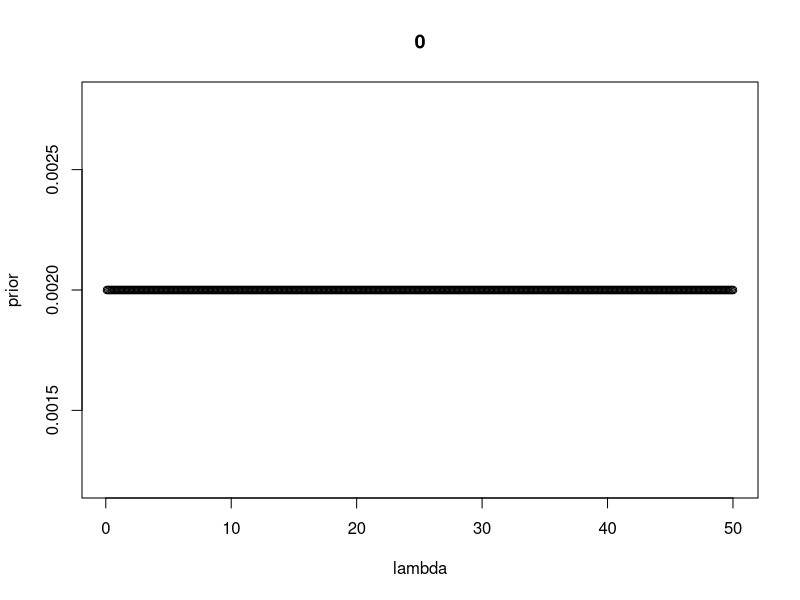
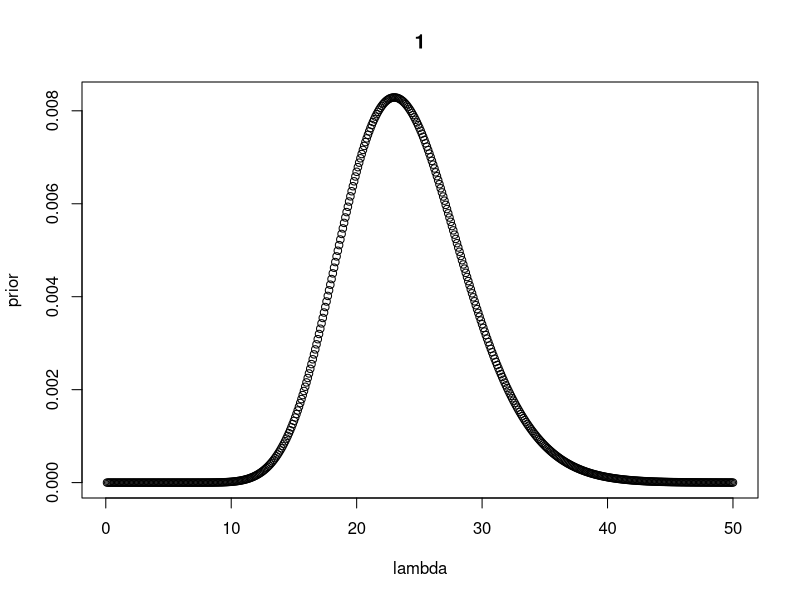
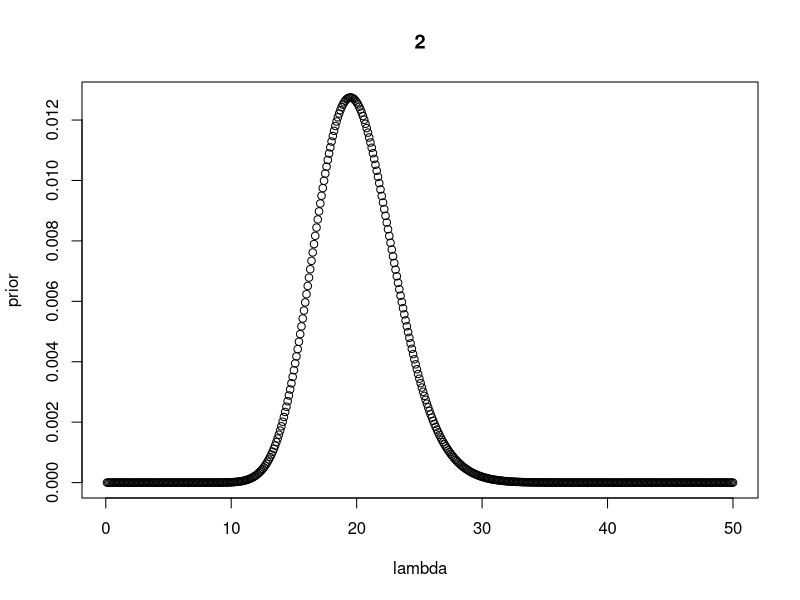
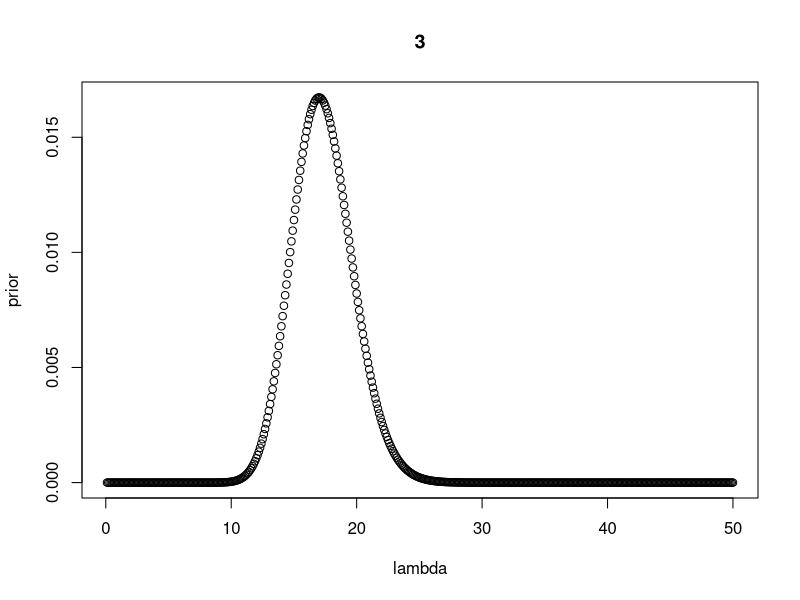
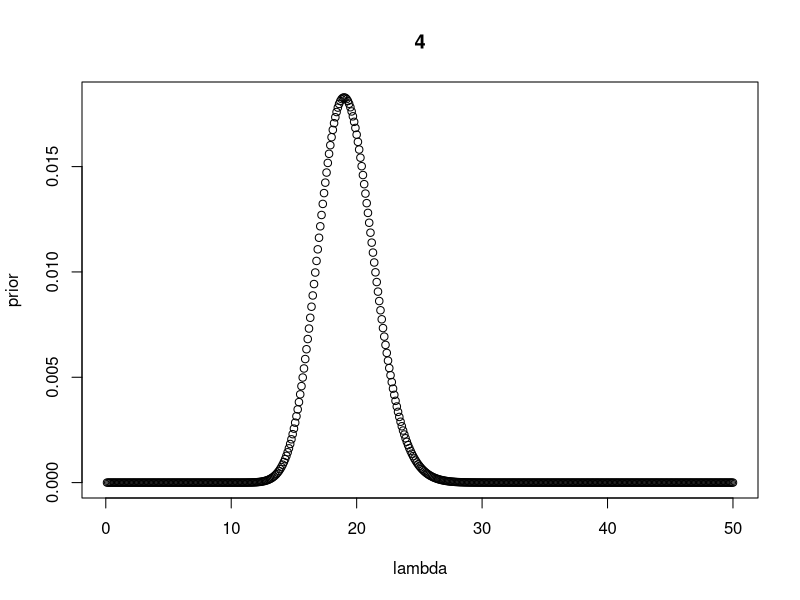
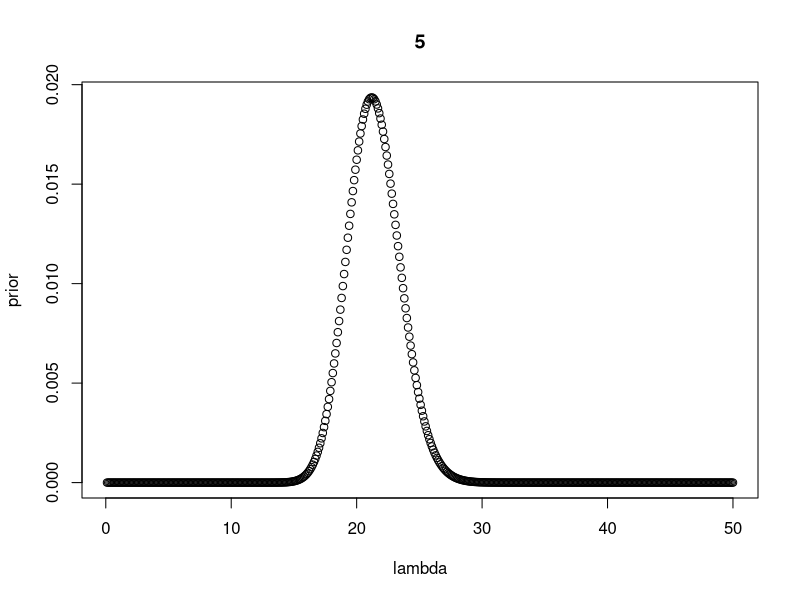
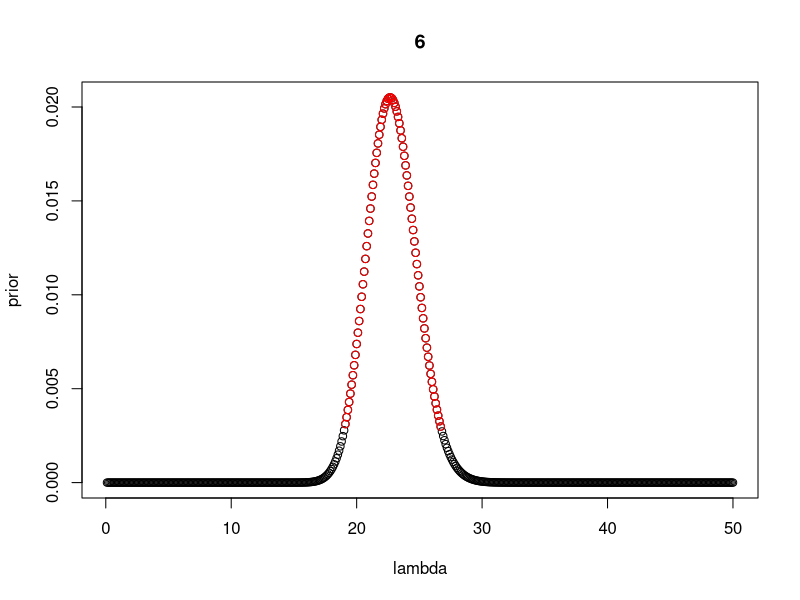

These charts were generated, in order, by the following R code:

bayes = function(likelihood, prior)
{
	lp = likelihood * prior;
	evidence = sum(lp);
	return( lp/evidence );
};

# Load the data:
myData = read.csv("data.csv");
y = myData$y;

lambda = seq(0.1, 50, 0.1);
N = length(lambda);

prior = rep(1/N, times=N);

#par(mfrow=c(3,3));
plot(lambda, prior, main=0);

for (n in 1:length(y))
{
	likelihood = dpois(y[n], lambda);
	posterior = bayes(likelihood, prior);
	prior = posterior;

	plot(lambda, prior, main=n);
}

theMode = lambda[which.max(posterior)];

sorted = sort(posterior);
inHDI = cumsum(sorted) > 0.05; 

hdiThreshold = sorted[which.max(inHDI)];

hdi = sapply(posterior, function(x)
{
	if(x >= hdiThreshold)
	{
		return(x);
	}
	else
	{
		return(NA);
	}
});

points(lambda, hdi, col="red");

